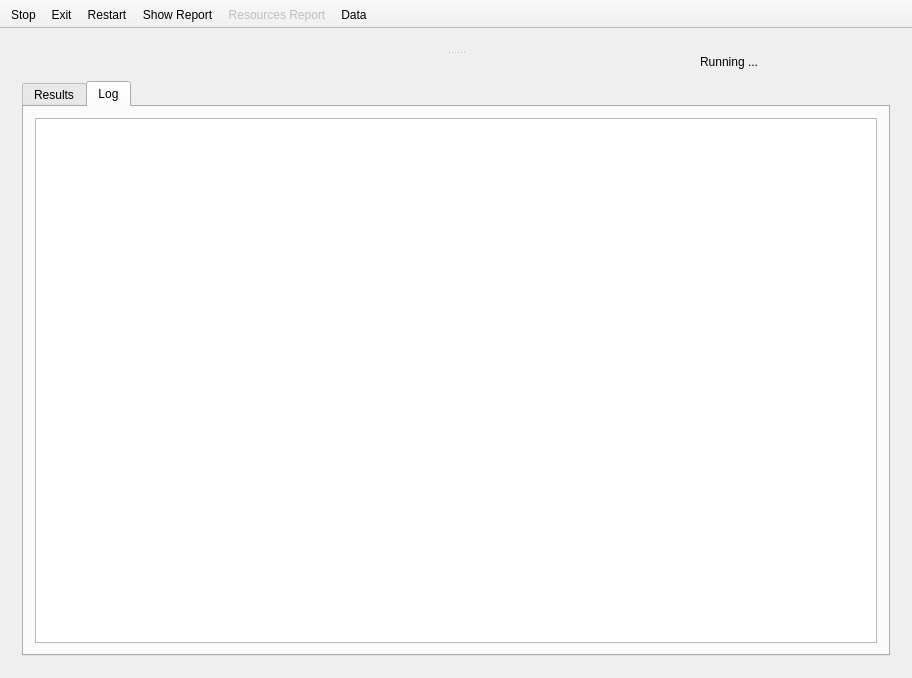
<?xml version="1.0" encoding="UTF-8"?>
<ui version="4.0">
 <class>MainWindow</class>
 <widget class="QMainWindow" name="MainWindow">
  <property name="geometry">
   <rect>
    <x>0</x>
    <y>0</y>
    <width>912</width>
    <height>678</height>
   </rect>
  </property>
  <property name="windowTitle">
   <string notr="true">Vk.vom image uploader</string>
  </property>
  <property name="windowIcon">
   <iconset resource="execute.qrc">
    <normaloff>:/fastexecutescript/images/Logo.png</normaloff>:/fastexecutescript/images/Logo.png</iconset>
  </property>
  <widget class="QWidget" name="centralWidget">
   <layout class="QVBoxLayout" name="verticalLayout_2">
    <item>
     <widget class="QSplitter" name="splitter">
      <property name="orientation">
       <enum>Qt::Vertical</enum>
      </property>
      <widget class="QWidget" name="verticalLayoutWidget">
       <layout class="QVBoxLayout" name="BrowserLayout">
        <property name="sizeConstraint">
         <enum>QLayout::SetMaximumSize</enum>
        </property>
        <property name="topMargin">
         <number>0</number>
        </property>
       </layout>
      </widget>
      <widget class="QWidget" name="verticalLayoutWidget_2">
       <layout class="QVBoxLayout" name="ControlLayout">
        <property name="spacing">
         <number>0</number>
        </property>
        <property name="topMargin">
         <number>0</number>
        </property>
        <item>
         <layout class="QHBoxLayout" name="horizontalLayout_4">
          <property name="topMargin">
           <number>0</number>
          </property>
          <property name="bottomMargin">
           <number>12</number>
          </property>
          <item>
           <widget class="QLabel" name="LabelLicense">
            <property name="maximumSize">
             <size>
              <width>16777215</width>
              <height>30</height>
             </size>
            </property>
            <property name="text">
             <string/>
            </property>
            <property name="alignment">
             <set>Qt::AlignLeading|Qt::AlignLeft|Qt::AlignVCenter</set>
            </property>
           </widget>
          </item>
          <item>
           <widget class="QLabel" name="LabelRunning">
            <property name="maximumSize">
             <size>
              <width>16777215</width>
              <height>30</height>
             </size>
            </property>
            <property name="text">
             <string>Running ...</string>
            </property>
            <property name="scaledContents">
             <bool>true</bool>
            </property>
            <property name="alignment">
             <set>Qt::AlignRight|Qt::AlignTrailing|Qt::AlignVCenter</set>
            </property>
           </widget>
          </item>
          <item>
           <widget class="QLabel" name="LabelGif">
            <property name="minimumSize">
             <size>
              <width>126</width>
              <height>0</height>
             </size>
            </property>
            <property name="maximumSize">
             <size>
              <width>126</width>
              <height>30</height>
             </size>
            </property>
            <property name="text">
             <string/>
            </property>
           </widget>
          </item>
         </layout>
        </item>
        <item>
         <widget class="QTabWidget" name="tabWidget">
          <property name="sizePolicy">
           <sizepolicy hsizetype="Expanding" vsizetype="Expanding">
            <horstretch>0</horstretch>
            <verstretch>0</verstretch>
           </sizepolicy>
          </property>
          <property name="currentIndex">
           <number>1</number>
          </property>
          <widget class="QWidget" name="tab">
           <attribute name="title">
            <string>Results</string>
           </attribute>
           <layout class="QHBoxLayout" name="horizontalLayout">
            <property name="spacing">
             <number>0</number>
            </property>
            <property name="leftMargin">
             <number>0</number>
            </property>
            <property name="topMargin">
             <number>0</number>
            </property>
            <property name="rightMargin">
             <number>0</number>
            </property>
            <property name="bottomMargin">
             <number>0</number>
            </property>
            <item>
             <layout class="QVBoxLayout" name="ResultsLayout">
              <property name="spacing">
               <number>0</number>
              </property>
             </layout>
            </item>
           </layout>
          </widget>
          <widget class="QWidget" name="tab_2">
           <attribute name="title">
            <string>Log</string>
           </attribute>
           <layout class="QHBoxLayout" name="horizontalLayout_2">
            <item>
             <widget class="QTextBrowser" name="Results"/>
            </item>
           </layout>
          </widget>
         </widget>
        </item>
       </layout>
      </widget>
     </widget>
    </item>
   </layout>
  </widget>
  <widget class="QToolBar" name="toolBar">
   <property name="windowTitle">
    <string>toolBar</string>
   </property>
   <property name="movable">
    <bool>false</bool>
   </property>
   <property name="toolButtonStyle">
    <enum>Qt::ToolButtonTextBesideIcon</enum>
   </property>
   <attribute name="toolBarArea">
    <enum>TopToolBarArea</enum>
   </attribute>
   <attribute name="toolBarBreak">
    <bool>false</bool>
   </attribute>
   <addaction name="actionStop"/>
   <addaction name="actionExit"/>
   <addaction name="actionRestart"/>
   <addaction name="actionShow_Report"/>
   <addaction name="actionResources_Report"/>
   <addaction name="actionData"/>
  </widget>
  <action name="actionStop">
   <property name="icon">
    <iconset resource="execute.qrc">
     <normaloff>:/fastexecutescript/images/stop.png</normaloff>:/fastexecutescript/images/stop.png</iconset>
   </property>
   <property name="text">
    <string>Stop</string>
   </property>
  </action>
  <action name="actionShow_Report">
   <property name="icon">
    <iconset resource="../Engine/engine.qrc">
     <normaloff>:/engine/images/report.png</normaloff>:/engine/images/report.png</iconset>
   </property>
   <property name="text">
    <string>Show Report</string>
   </property>
  </action>
  <action name="actionResources_Report">
   <property name="enabled">
    <bool>false</bool>
   </property>
   <property name="icon">
    <iconset resource="execute.qrc">
     <normaloff>:/fastexecutescript/images/resources_ok.png</normaloff>:/fastexecutescript/images/resources_ok.png</iconset>
   </property>
   <property name="text">
    <string>Resources Report</string>
   </property>
  </action>
  <action name="actionShow">
   <property name="text">
    <string>Show</string>
   </property>
  </action>
  <action name="actionExit">
   <property name="icon">
    <iconset resource="execute.qrc">
     <normaloff>:/fastexecutescript/images/shutdown.png</normaloff>:/fastexecutescript/images/shutdown.png</iconset>
   </property>
   <property name="text">
    <string>Exit</string>
   </property>
   <property name="shortcut">
    <string>Ctrl+Q</string>
   </property>
  </action>
  <action name="actionRestart">
   <property name="icon">
    <iconset resource="execute.qrc">
     <normaloff>:/fastexecutescript/images/restart.png</normaloff>:/fastexecutescript/images/restart.png</iconset>
   </property>
   <property name="text">
    <string>Restart</string>
   </property>
  </action>
  <action name="actionData">
   <property name="icon">
    <iconset resource="../Engine/engine.qrc">
     <normaloff>:/engine/images/database.png</normaloff>:/engine/images/database.png</iconset>
   </property>
   <property name="text">
    <string>Data</string>
   </property>
  </action>
 </widget>
 <layoutdefault spacing="6" margin="11"/>
 <resources>
  <include location="../Engine/engine.qrc"/>
  <include location="execute.qrc"/>
 </resources>
 <connections/>
</ui>
